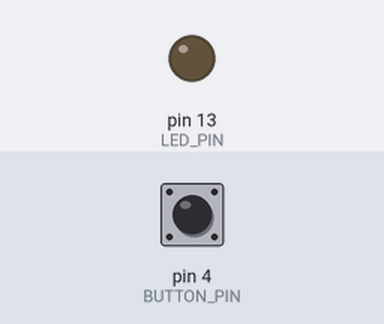
A sketch run on a simulated Arduino Uno, built with avr-gcc and run on an emulated ATmega328P. Shown: output pins drawn as LEDs (lit = HIGH). The test bench sets the inputs (shaded band); at power-on: pin 4 (BUTTON_PIN) LOW.

Above: at 1.2 s.
1.3 s: pin 4 (BUTTON_PIN) pulled HIGH for 0.15 s
At 1.37 s:
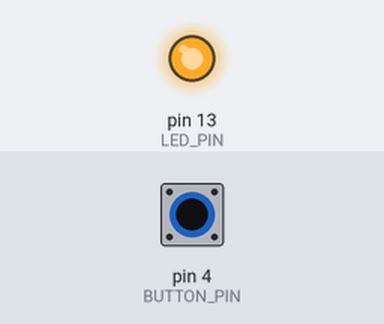
2.9 s: pin 4 (BUTTON_PIN) pulled HIGH for 3.2 s
At 7.5 s:
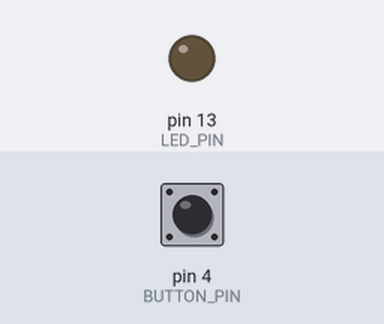
Timing chart, 0 to 9.0 s (numbered marks = the images above; inputs shaded):
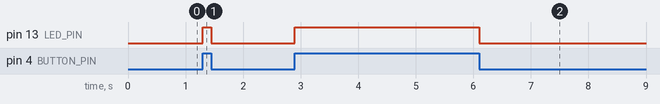

Measured:
- after the input at 1.3 s, pin 13 (LED_PIN): LOW → HIGH at once, → LOW 0.15 s later
- after the input at 2.9 s, pin 13 (LED_PIN): LOW → HIGH at once, → LOW 3.2 s later

The sketch:

button.ino
```cpp
// button.ino: LED on pin 13 follows a push button on pin 4
// (button to 5V, 10 kΩ pull-down from pin 4 to GND)

const int BUTTON_PIN = 4;
const int LED_PIN = 13;

void setup() {
  pinMode(LED_PIN, OUTPUT);
  pinMode(BUTTON_PIN, INPUT);     // the external resistor sets the idle level
}

void loop() {
  int state = digitalRead(BUTTON_PIN);   // HIGH while pressed, LOW when released
  digitalWrite(LED_PIN, state);
}
```
